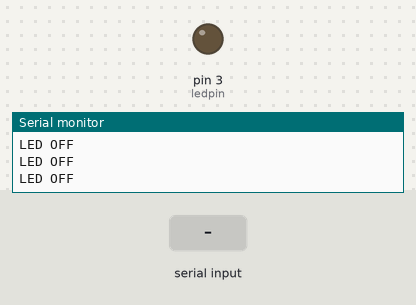
Bench run of a sketch on a simulated Arduino Uno, built with avr-gcc and run on an emulated ATmega328P. On the bench: output pins drawn as LEDs (lit = HIGH), the last lines printed to the serial monitor. The inputs (shaded band) are chosen by the test bench.

Above: at 1.2 s.
1.3 s: "1" received over Serial
At 1.6 s:
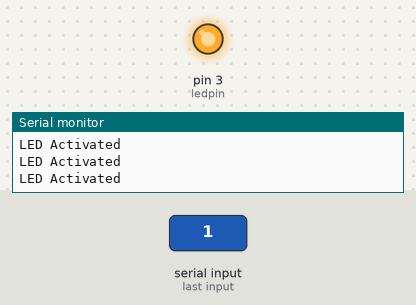
2.8 s: "0" received over Serial
At 4.1 s:
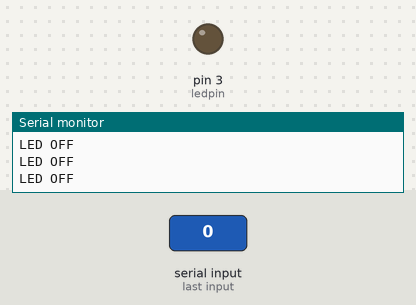
Timing chart, 0 to 5.8 s (numbered marks = the images above; inputs shaded):
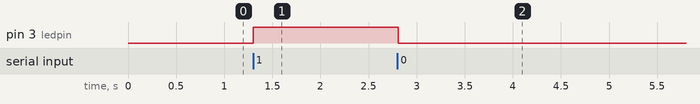

Measured:
- after the input at 1.3 s, pin 3 (ledpin): LOW → HIGH at once
- after the input at 2.8 s, pin 3 (ledpin): HIGH → LOW at once

The sketch:

bluetooth_led1.ino
```cpp
#include <SoftwareSerial.h>
#define ledpin 3
const int bluetoothRx = 1;
const int bluetoothTx = 0;
SoftwareSerial bluetooth(bluetoothRx, bluetoothTx);

int state = 0;

void setup() {
  // put your setup code here, to run once:
pinMode(ledpin, OUTPUT);
Serial.begin(9600);
bluetooth.begin(9600);
digitalWrite(ledpin, LOW);
}

void loop() {
  // put your main code here, to run repeatedly:
if (Serial.available() > 0){
  state = Serial.read();
}
if (state == '1'){
  digitalWrite(ledpin,HIGH);
  Serial.println("LED Activated");
}
else{
  digitalWrite(ledpin,LOW);
  Serial.println("LED OFF");
}
delay(50);
}
```
